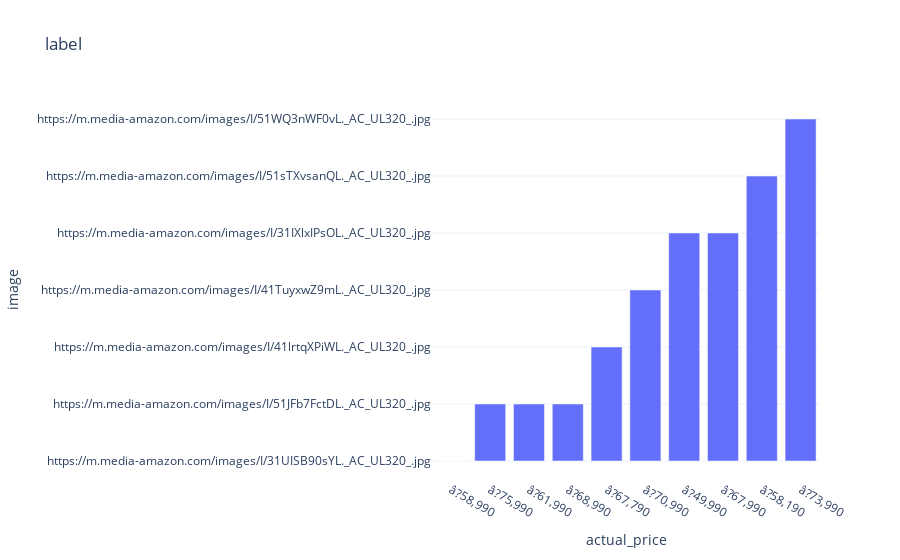

Notebook code cell kept with this figure:
### Code cell
fig = px.bar(df[:10], x='actual_price', y='image', title='label', template='plotly_white', labels={'ngram': 'Bigram', 'count': 'Count'})
fig.show()

### Figure 1 — Plotly figure (JSON) as saved in the notebook; plotly's stock layout.template omitted (floating-point values rounded to 4 significant figures)
{"data": [{"alignmentgroup": "True", "hovertemplate": "actual_price=%{x}<br>image=%{y}<extra></extra>", "legendgroup": "", "marker": {"color": "#636efa", "pattern": {"shape": ""}}, "name": "", "offsetgroup": "", "orientation": "v", "showlegend": false, "textposition": "auto", "type": "bar", "x": ["â?58,990", "â?75,990", "â?61,990", "â?68,990", "â?67,790", "â?70,990", "â?49,990", "â?67,990", "â?58,190", "â?73,990"], "xaxis": "x", "y": ["https://m.media-amazon.com/images/I/31UISB90sYL._AC_UL320_.jpg", "https://m.media-amazon.com/images/I/51JFb7FctDL._AC_UL320_.jpg", "https://m.media-amazon.com/images/I/51JFb7FctDL._AC_UL320_.jpg", "https://m.media-amazon.com/images/I/51JFb7FctDL._AC_UL320_.jpg", "https://m.media-amazon.com/images/I/41lrtqXPiWL._AC_UL320_.jpg", "https://m.media-amazon.com/images/I/41TuyxwZ9mL._AC_UL320_.jpg", "https://m.media-amazon.com/images/I/31IXlxIPsOL._AC_UL320_.jpg", "https://m.media-amazon.com/images/I/31IXlxIPsOL._AC_UL320_.jpg", "https://m.media-amazon.com/images/I/51sTXvsanQL._AC_UL320_.jpg", "https://m.media-amazon.com/images/I/51WQ3nWF0vL._AC_UL320_.jpg"], "yaxis": "y"}], "layout": {"barmode": "relative", "legend": {"tracegroupgap": 0}, "title": {"text": "label"}, "xaxis": {"anchor": "y", "domain": [0, 1], "title": {"text": "actual_price"}}, "yaxis": {"anchor": "x", "domain": [0, 1], "title": {"text": "image"}}}}
